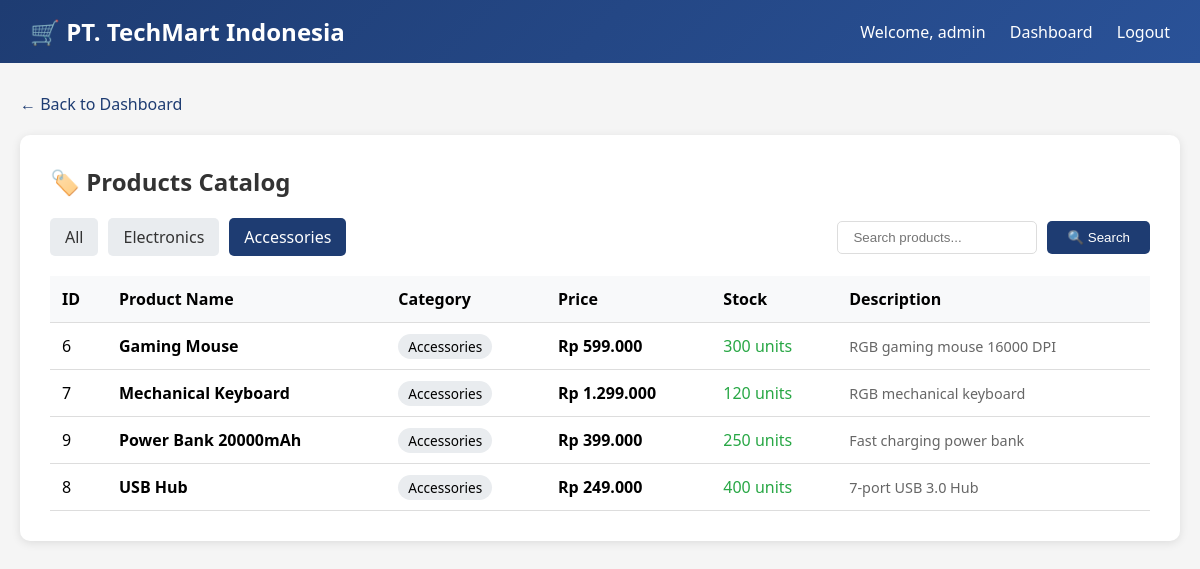
Screenshot of /products.php?category=Accessories (signed in) with the database file from the repository.
### tables this page shows
CREATE TABLE IF NOT EXISTS products (
    id INT AUTO_INCREMENT PRIMARY KEY,
    name VARCHAR(100) NOT NULL,
    description TEXT,
    price DECIMAL(12,2),
    stock INT DEFAULT 0,
    category VARCHAR(50),
    created_at TIMESTAMP DEFAULT CURRENT_TIMESTAMP
);

### www/products.php (the view, shortened to what this page needs)
<?php
function getDbConnection() {
    $host = getenv('MYSQL_HOST') ?: 'victim-db';
    $user = getenv('MYSQL_USER') ?: 'techmart_user';
    $pass = getenv('MYSQL_PASSWORD') ?: 'password123';
    $db = getenv('MYSQL_DATABASE') ?: 'techmart_db';
    $conn = @new mysqli($host, $user, $pass, $db);
    return $conn;
}
$conn = getDbConnection();
$products = [];
$category = isset($_GET['category']) ? $_GET['category'] : '';
$search = isset($_GET['search']) ? $_GET['search'] : '';
if ($conn) {
    if ($search) {
        $query = "SELECT * FROM products WHERE name LIKE '%$search%' OR description LIKE '%$search%' ORDER BY name";
    } elseif ($category) {
        $query = "SELECT * FROM products WHERE category = '$category' ORDER BY name";
    } else {
        $query = "SELECT * FROM products ORDER BY category, name";
    }
    $result = $conn->query($query);
    if ($result) {
        while ($row = $result->fetch_assoc()) {
            $products[] = $row;
        }
    }
    $categories = [];
    $cat_result = $conn->query("SELECT DISTINCT category FROM products");
    if ($cat_result) {
        while ($row = $cat_result->fetch_assoc()) {
            $categories[] = $row['category'];
        }
    }
}
?>
<!DOCTYPE html>
<html lang="en">
<head>
</head>
<body>
    <nav class="navbar">
        <h1>🛒 PT. TechMart Indonesia</h1>
        <div>
            <span>Welcome, <?php echo htmlspecialchars($_SESSION['user']); ?></span>
            <a href="dashboard.php">Dashboard</a>
            <a href="logout.php">Logout</a>
        </div>
    </nav>
    <div class="container">
        <a href="dashboard.php" class="back-link">← Back to Dashboard</a>
        <div class="card">
            <h2>🏷️ Products Catalog</h2>
            <div class="top-bar">
                <div class="filters">
                    <a href="products.php" class="<?php echo !$category ? 'active' : ''; ?>">All</a>
                    <?php foreach ($categories as $cat): ?>
                        <a href="products.php?category=<?php echo urlencode($cat); ?>"
                           class="<?php echo $category == $cat ? 'active' : ''; ?>">
                            <?php echo htmlspecialchars($cat); ?>
                        </a>
                    <?php endforeach; ?>
                </div>
                <form class="search-form" method="GET">
                    <input type="text" name="search" placeholder="Search products..."
                           value="<?php echo htmlspecialchars($search); ?>">
                    <button type="submit">🔍 Search</button>
                </form>
            </div>
            <table>
                <thead>
                    <tr>
                        <th>ID</th>
                        <th>Product Name</th>
                        <th>Category</th>
                        <th>Price</th>
                        <th>Stock</th>
                        <th>Description</th>
                    </tr>
                </thead>
                <tbody>
                    <?php if (empty($products)): ?>
                        <tr><td colspan="6" style="text-align: center; padding: 40px;">No products found</td></tr>
                    <?php else: ?>
                        <?php foreach ($products as $product): ?>
                        <tr>
                            <td><?php echo htmlspecialchars($product['id']); ?></td>
                            <td><strong><?php echo htmlspecialchars($product['name']); ?></strong></td>
                            <td>
                                <span style="background: #e9ecef; padding: 3px 10px; border-radius: 15px; font-size: 0.85rem;">
                                    <?php echo htmlspecialchars($product['category']); ?>
                                </span>
                            </td>
                            <td><strong>Rp <?php echo number_format($product['price'], 0, ',', '.'); ?></strong></td>
                            <td>
                                <span style="color: <?php echo $product['stock'] < 50 ? '#dc3545' : '#28a745'; ?>">
                                    <?php echo htmlspecialchars($product['stock']); ?> units
                                </span>
                            </td>
                            <td style="max-width: 300px; font-size: 0.9rem; color: #666;">
                                <?php echo htmlspecialchars($product['description']); ?>
                            </td>
                        </tr>
                        <?php endforeach; ?>
                    <?php endif; ?>
                </tbody>
            </table>
        </div>
    </div>
</body>
</html>

### www/products.php (style rules this page uses)
* { margin: 0; padding: 0; box-sizing: border-box; }
body { font-family: 'Segoe UI', Tahoma, Geneva, Verdana, sans-serif; background: #f5f5f5; }
.navbar { background: linear-gradient(135deg, #1e3c72, #2a5298); padding: 15px 30px; color: white; display: flex; justify-content: space-between; align-items: center; }
.navbar h1 { font-size: 1.5rem; }
.navbar a { color: white; text-decoration: none; margin-left: 20px; }
.container { max-width: 1400px; margin: 30px auto; padding: 0 20px; }
.card { background: white; padding: 30px; border-radius: 10px; box-shadow: 0 2px 10px rgba(0,0,0,0.1); }
.card h2 { margin-bottom: 20px; color: #333; }
.top-bar { display: flex; justify-content: space-between; align-items: center; margin-bottom: 20px; flex-wrap: wrap; gap: 15px; }
.filters { display: flex; gap: 10px; flex-wrap: wrap; }
.filters a { padding: 8px 15px; background: #e9ecef; color: #333; text-decoration: none; border-radius: 5px; }
.filters a:hover, .filters a.active { background: #1e3c72; color: white; }
.search-form { display: flex; gap: 10px; }
.search-form input { padding: 8px 15px; border: 1px solid #ddd; border-radius: 5px; width: 200px; }
.search-form button { padding: 8px 20px; background: #1e3c72; color: white; border: none; border-radius: 5px; cursor: pointer; }
.back-link { display: inline-block; margin-bottom: 20px; color: #1e3c72; text-decoration: none; }
table { width: 100%; border-collapse: collapse; margin-top: 20px; }
th, td { padding: 12px; text-align: left; border-bottom: 1px solid #ddd; }
th { background: #f8f9fa; font-weight: 600; }

### rows the page displays
products: id "6", name "Gaming Mouse", category "Accessories", price "599.000", stock "300", description "RGB gaming mouse 16000 DPI"
products: id "7", name "Mechanical Keyboard", category "Accessories", price "1.299.000", stock "120", description "RGB mechanical keyboard"
products: id "9", name "Power Bank 20000mAh", category "Accessories", price "399.000", stock "250", description "Fast charging power bank"
products: id "8", name "USB Hub", category "Accessories", price "249.000", stock "400", description "7-port USB 3.0 Hub"

### other values shown
$_SESSION['user'] "admin"
$cat "Electronics"
$cat "Accessories"
